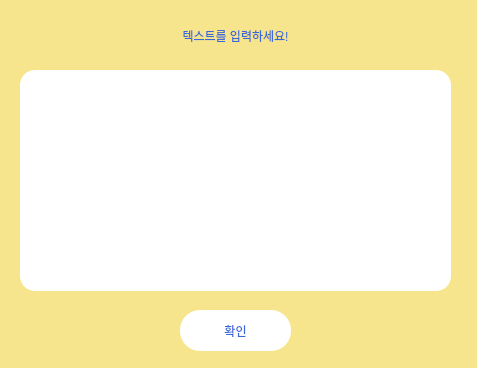
<?xml version="1.0" encoding="UTF-8"?>
<ui version="4.0">
 <class>Dialog</class>
 <widget class="QDialog" name="Dialog">
  <property name="geometry">
   <rect>
    <x>0</x>
    <y>0</y>
    <width>477</width>
    <height>368</height>
   </rect>
  </property>
  <property name="minimumSize">
   <size>
    <width>477</width>
    <height>368</height>
   </size>
  </property>
  <property name="maximumSize">
   <size>
    <width>477</width>
    <height>368</height>
   </size>
  </property>
  <property name="windowTitle">
   <string>textInput</string>
  </property>
  <property name="styleSheet">
   <string notr="true">
background-color: #f6e58d;</string>
  </property>
  <widget class="QTextEdit" name="textEdit">
   <property name="geometry">
    <rect>
     <x>20</x>
     <y>70</y>
     <width>431</width>
     <height>221</height>
    </rect>
   </property>
   <property name="styleSheet">
    <string notr="true">font: 12pt &quot;이순신 돋움체 M&quot;;
border-radius: 15px;
background-color: rgb(255, 255, 255);
color: rgb(0, 0, 0);</string>
   </property>
  </widget>
  <widget class="QLabel" name="label">
   <property name="geometry">
    <rect>
     <x>40</x>
     <y>10</y>
     <width>391</width>
     <height>51</height>
    </rect>
   </property>
   <property name="styleSheet">
    <string notr="true">font: 16pt &quot;이순신 돋움체 M&quot;;
color: #3867d6;</string>
   </property>
   <property name="text">
    <string>텍스트를 입력하세요!</string>
   </property>
   <property name="alignment">
    <set>Qt::AlignCenter</set>
   </property>
  </widget>
  <widget class="QPushButton" name="textCheck">
   <property name="geometry">
    <rect>
     <x>180</x>
     <y>310</y>
     <width>111</width>
     <height>41</height>
    </rect>
   </property>
   <property name="styleSheet">
    <string notr="true">font: 12pt &quot;이순신 돋움체 M&quot;;
border-radius: 20px;
background-color: rgb(255, 255, 255);
color: #3867d6;</string>
   </property>
   <property name="text">
    <string>확인</string>
   </property>
  </widget>
 </widget>
 <resources/>
 <connections/>
</ui>
